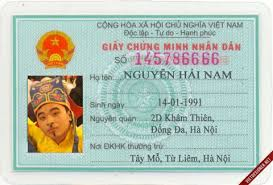
#> input picture CMTND02.jpg, 273 x 185 px
$ python xlagt.py
#> lines starting #> are read from the running program, lines starting #| are printed output that depends on the picture
import cv2
import numpy as np

Img = cv2.imread("CMTND02.jpg")
#> Img is the input picture: shape (185, 273, 3); mean B, G, R 185.9, 197.3, 185.3
# [7 lines of commented-out code are left out]
print("Chuyển ảnh sang grayscale bằng cách thủ công")
rows = Img.shape[0]
#> rows = 185
cols = Img.shape[1]
#> cols = 273
print(rows)
#| 185
print(cols)
#| 273

lg = np.zeros((rows,cols),dtype="uint8")
# Cách 1:
# for i in range(rows):
#     for j in range(cols):
#         # gray = 11 * r + 50 * g + 39 * b
#         # d = 11 * int(Img[i][j][2]) + 39 * int(Img[i][j][0]) + 50 * int(Img[i][j][1])
#         d = 11 * int(Img[i,j,2]) + 39 * int(Img[i,j,0]) + 50 * int(Img[i,j,1])
#         d = d // 100
#         lg[i][j] = d

# Cách 2:
def toGray(Img):
    lg = 0.11 * Img[:,:,2] + 0.5 * Img[:,:,1] + 0.39 * Img[:,:,0]
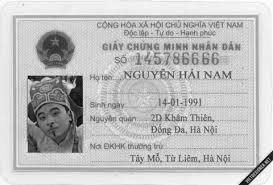
#> lg: shape (185, 273) float64; min 4.77, max 254.2, mean 191.6
    lg = lg.astype(dtype="uint8")
    return lg
lg2 = toGray(Img)
cv2.imshow("Anh xam",lg2)
cv2.waitKey(0)
